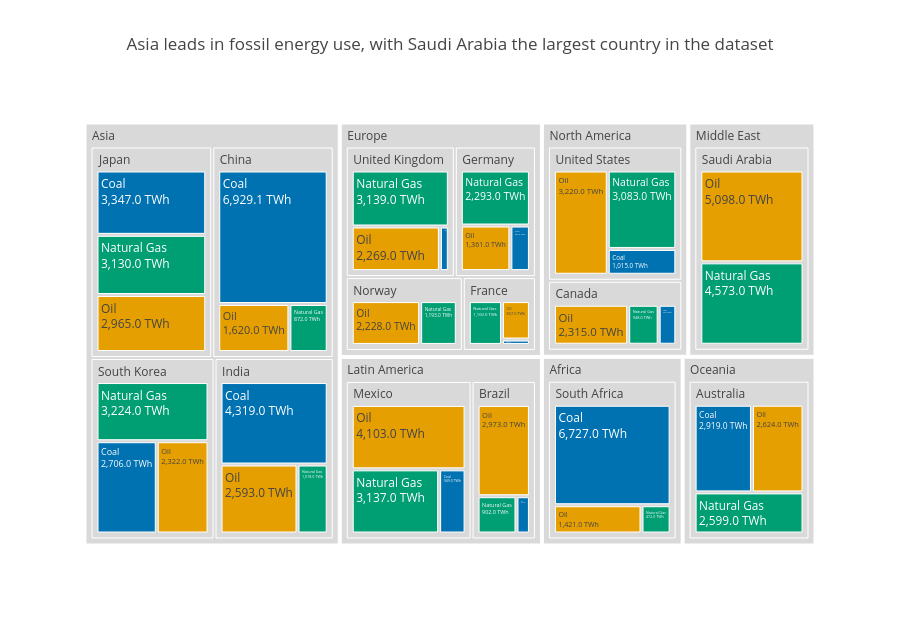

The code cell stored with this chart in its notebook:
### Markdown cell above
## Task 1 — Treemap: fossil fuel dependency by country

**What to build:** A treemap showing **fossil fuel TWh only**, broken down by Region → Country → Source (Coal / Oil / Natural Gas).

**Requirements:**
- Filter to fossil sources only before plotting
- Use `path=['Region', 'Country', 'Source']` for the hierarchy
- Colour encodes the fossil source type (Coal / Oil / Natural Gas) with a CVD-safe palette
- Show TWh values in labels — no percentages
- Grey out parent nodes (Region and Country level)
- Insight title naming which region or country is most fossil-dependent

> 💡 `df.loc[df['Source_Type'] == 'Fossil']`

### Code cell
df_fossil = df.loc[df['Source_Type'].eq('Fossil')].copy()
fossil_colors = {'Coal': '#0072B2', 'Oil': '#E69F00', 'Natural Gas': '#009E73'}
region_totals = df_fossil.groupby('Region')['TWh'].sum()
country_totals = df_fossil.groupby('Country')['TWh'].sum()

fig_fossil = px.treemap(
    df_fossil, path=['Region', 'Country', 'Source'], values='TWh',
    color='Source', color_discrete_map=fossil_colors,
    title=(f"{region_totals.idxmax()} leads in fossil energy use, with "
           f"{country_totals.idxmax()} the largest country in the dataset"),
)
leaf_colors = [
    fossil_colors[label] if node_id.count('/') == 2 else '#D9D9D9'
    for node_id, label in zip(fig_fossil.data[0].ids, fig_fossil.data[0].labels)
]
fig_fossil.update_traces(
    marker_colors=leaf_colors,
    texttemplate='%{label}<br>%{value:,.1f} TWh',
    hovertemplate='%{id}<br>%{value:,.1f} TWh<extra></extra>',
)
fig_fossil.update_layout(height=630)
fig_fossil.show()

### Figure 1 — Plotly figure (JSON) as saved in the notebook; plotly's stock layout.template omitted (floating-point values rounded to 4 significant figures)
{"data": [{"type": "treemap", "branchvalues": "total", "ids": ["Oceania", "Latin America", "North America", "Asia", "Europe", "Africa", "Middle East", "Oceania/Australia", "Latin America/Brazil", "North America/Canada", "Asia/China", "Europe/France", "Europe/Germany", "Asia/India", "Asia/Japan", "Latin America/Mexico", "Africa/South Africa", "Asia/South Korea", "Europe/United Kingdom", "North America/United States", "Europe/Norway", "Middle East/Saudi Arabia", "Oceania/Australia/Coal", "Latin America/Brazil/Coal", "North America/Canada/Coal", "Asia/China/Coal", "Europe/France/Coal", "Europe/Germany/Coal", "Asia/India/Coal", "Asia/Japan/Coal", "Latin America/Mexico/Coal", "Africa/South Africa/Coal", "Asia/South Korea/Coal", "Europe/United Kingdom/Coal", "North America/United States/Coal", "Oceania/Australia/Natural Gas", "Latin America/Brazil/Natural Gas", "North America/Canada/Natural Gas", "Asia/China/Natural Gas", "Europe/France/Natural Gas", "Europe/Germany/Natural Gas", "Asia/India/Natural Gas", "Asia/Japan/Natural Gas", "Latin America/Mexico/Natural Gas", "Europe/Norway/Natural Gas", "Middle East/Saudi Arabia/Natural Gas", "Africa/South Africa/Natural Gas", "Asia/South Korea/Natural Gas", "Europe/United Kingdom/Natural Gas", "North America/United States/Natural Gas", "Oceania/Australia/Oil", "Latin America/Brazil/Oil", "North America/Canada/Oil", "Asia/China/Oil", "Europe/France/Oil", "Europe/Germany/Oil", "Asia/India/Oil", "Asia/Japan/Oil", "Latin America/Mexico/Oil", "Europe/Norway/Oil", "Middle East/Saudi Arabia/Oil", "Africa/South Africa/Oil", "Asia/South Korea/Oil", "Europe/United Kingdom/Oil", "North America/United States/Oil"], "labels": ["Oceania", "Latin America", "North America", "Asia", "Europe", "Africa", "Middle East", "Australia", "Brazil", "Canada", "China", "France", "Germany", "India", "Japan", "Mexico", "South Africa", "South Korea", "United Kingdom", "United States", "Norway", "Saudi Arabia", "Coal", "Coal", "Coal", "Coal", "Coal", "Coal", "Coal", "Coal", "Coal", "Coal", "Coal", "Coal", "Coal", "Natural Gas", "Natural Gas", "Natural Gas", "Natural Gas", "Natural Gas", "Natural Gas", "Natural Gas", "Natural Gas", "Natural Gas", "Natural Gas", "Natural Gas", "Natural Gas", "Natural Gas", "Natural Gas", "Natural Gas", "Oil", "Oil", "Oil", "Oil", "Oil", "Oil", "Oil", "Oil", "Oil", "Oil", "Oil", "Oil", "Oil", "Oil", "Oil"], "parents": ["", "", "", "", "", "", "", "Oceania", "Latin America", "North America", "Asia", "Europe", "Europe", "Asia", "Asia", "Latin America", "Africa", "Asia", "Europe", "North America", "Europe", "Middle East", "Oceania/Australia", "Latin America/Brazil", "North America/Canada", "Asia/China", "Europe/France", "Europe/Germany", "Asia/India", "Asia/Japan", "Latin America/Mexico", "Africa/South Africa", "Asia/South Korea", "Europe/United Kingdom", "North America/United States", "Oceania/Australia", "Latin America/Brazil", "North America/Canada", "Asia/China", "Europe/France", "Europe/Germany", "Asia/India", "Asia/Japan", "Latin America/Mexico", "Europe/Norway", "Middle East/Saudi Arabia", "Africa/South Africa", "Asia/South Korea", "Europe/United Kingdom", "North America/United States", "Oceania/Australia", "Latin America/Brazil", "North America/Canada", "Asia/China", "Europe/France", "Europe/Germany", "Asia/India", "Asia/Japan", "Latin America/Mexico", "Europe/Norway", "Middle East/Saudi Arabia", "Africa/South Africa", "Asia/South Korea", "Europe/United Kingdom", "North America/United States"], "values": [8142, 12376, 11131, 35050.0, 15387, 8620, 9671, 8142, 4187, 3813, 9421.0, 2137, 4191, 7930, 9442, 8189, 8620, 8252, 5638, 7318, 3421, 9671, 2919, 312, 550, 6929.0, 120, 537, 4319, 3347, 949, 6727, 2706, 230, 1015, 2599, 902, 948, 872, 1160, 2293, 1018, 3130, 3137, 1193, 4573, 472, 3224, 3139, 3083, 2624, 2973, 2315, 1620, 857, 1361, 2593, 2965, 4103, 2228, 5098, 1421, 2322, 2269, 3220], "marker": {"colors": ["#D9D9D9", "#D9D9D9", "#D9D9D9", "#D9D9D9", "#D9D9D9", "#D9D9D9", "#D9D9D9", "#D9D9D9", "#D9D9D9", "#D9D9D9", "#D9D9D9", "#D9D9D9", "#D9D9D9", "#D9D9D9", "#D9D9D9", "#D9D9D9", "#D9D9D9", "#D9D9D9", "#D9D9D9", "#D9D9D9", "#D9D9D9", "#D9D9D9", "#0072B2", "#0072B2", "#0072B2", "#0072B2", "#0072B2", "#0072B2", "#0072B2", "#0072B2", "#0072B2", "#0072B2", "#0072B2", "#0072B2", "#0072B2", "#009E73", "#009E73", "#009E73", "#009E73", "#009E73", "#009E73", "#009E73", "#009E73", "#009E73", "#009E73", "#009E73", "#009E73", "#009E73", "#009E73", "#009E73", "#E69F00", "#E69F00", "#E69F00", "#E69F00", "#E69F00", "#E69F00", "#E69F00", "#E69F00", "#E69F00", "#E69F00", "#E69F00", "#E69F00", "#E69F00", "#E69F00", "#E69F00"]}, "texttemplate": "%{label}<br>%{value:,.1f} TWh", "hovertemplate": "%{id}<br>%{value:,.1f} TWh<extra></extra>"}], "layout": {"title": "Asia leads in fossil energy use, with Saudi Arabia the largest country in the dataset", "height": 630}}
